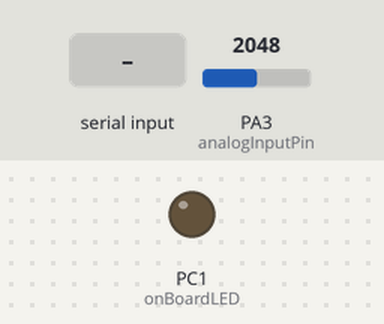
A sketch run on a simulated STM32 Blue Pill. On the bench: output pins drawn as LEDs (lit = HIGH). The test bench sets the inputs (shaded band); at power-on: PA3 (analogInputPin) = 2048.

Above: at 1.2 s.
1.3 s: "a" received over the second serial link
At 2.3 s:
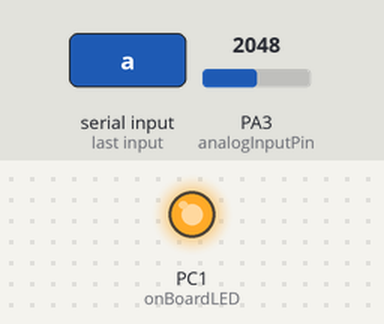
2.8 s: "1" received over the second serial link
At 3.4 s:
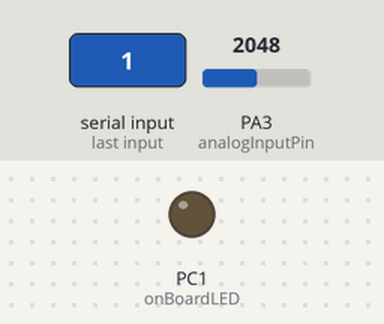
Timing chart, 0 to 5.8 s (numbered marks = the images above; inputs shaded):
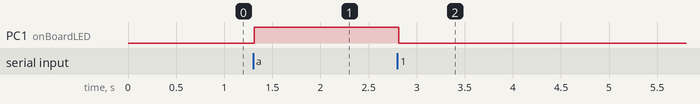

Measured:
- after the input at 1.3 s, PC1 (onBoardLED): LOW → HIGH at once
- after the input at 2.8 s, PC1 (onBoardLED): HIGH → LOW at once

The sketch:

bt_test_STM32F103C8_x.ino
```cpp
/*===============================================
  Program Name: bluetooth test with
                maple mini stm32
*                                               *
  -----------------------------------------------
  Author : Rey John Lim
  -----------------------------------------------
  Description: turn on/off LED when a message
               is recieved and send analog value as voltage
              data is sent to an android application
              and plot the voltage into a graph
  =============================================**/


const int onBoardLED = 33;    // pin number of on-board LED of maple mini
const int analogInputPin = 3;
char ch1, ch2;
void setup() {

  //Serial.begin(9600);         //begin serial monitor with baud rate of 9600
  Serial3.begin(9600);          //begin hardware serial connected to bluetooth with baud rate of 9600

  // Serial.print("READY!");
  pinMode(onBoardLED, OUTPUT);      // set pin to output
  digitalWrite(onBoardLED, LOW);    // turn of LED
  pinMode(analogInputPin, INPUT_ANALOG);
}

void loop() {

  // serial comm for bluetooth
  if (Serial3.available())
  {
    ch1 =  Serial3.read();
    if (ch1 == 'a')
    {
      digitalWrite(onBoardLED, HIGH); // turn On LED
      ch1 =  Serial3.read();
    }
    else
    {
      digitalWrite(onBoardLED, LOW); // turn Off LED
    }
  }
  // for some unknown reason, sending data via bluetooth below 25ms causes android app to stop
  // show data on the plotter
  delay(25);
  Serial3.print("-l");
  Serial3.println(Analog_In_To_Voltage(analogInputPin));
}

double Analog_In_To_Voltage(int pin)
{
  int total = 0;    // total length of voltage sample
  int sampleLength = 10;  // number of samples
  int sampleRead[sampleLength]; // array containing voltages

  // set array contents to 0
  for (int arrIndex = 0; arrIndex < sampleLength ; arrIndex++)
  {
    sampleRead[arrIndex] = 0 ;
  }
  // take a sample of 10 values from analog input
  for (int arrIndex = 0; arrIndex < sampleLength ; arrIndex++)
  {
    sampleRead[arrIndex] = analogRead(pin);

  }
  // sum of all values of the array
  for (int arrIndex = 0; arrIndex < sampleLength ; arrIndex++)
  {
    total = sampleRead[arrIndex] + total;
  }
  // get the average value
  int rawInputVal = total / sampleLength;
  // convert the value into voltage from 0 to 3.3v
  // for maple mini 12bit resolution (4095) @ 3.3v
  double vPin = rawInputVal * (3.3 / 4095.0);
  return vPin;
}
```
